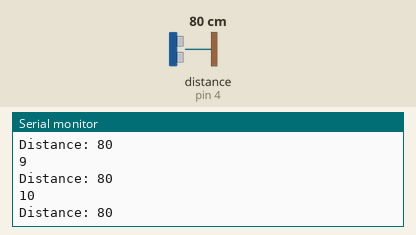
Bench run of a sketch on a simulated Arduino Uno, built with avr-gcc and run on an emulated ATmega328P. Shown: the last lines printed to the serial monitor. Wiring (inferred from the names in the program): ultrasonic range finder: trigger pin 3; echo pin 4. Inputs (shaded band) come from the test bench; at power-on: distance to the obstacle (sensor on pin 4) 80 cm. The echo pulse lasts 58.3 µs per cm; no radio packets arrive unless stated.

Above: at 1.2 s.
1.3 s: distance to the obstacle (sensor on pin 4) set to 18 cm
At 1.3 s:
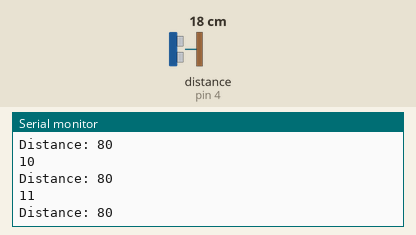
4.3 s: distance to the obstacle (sensor on pin 4) set to 2 cm
At 5.4 s:
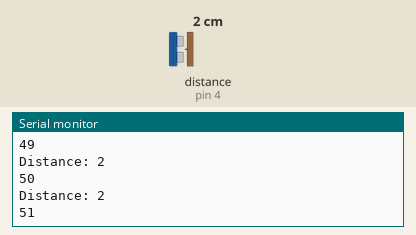
5.8 s: distance to the obstacle (sensor on pin 4) set to 60 cm
At 5.84 s:
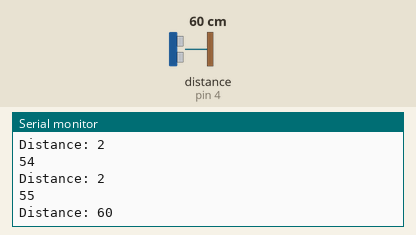
8.8 s: distance to the obstacle (sensor on pin 4) set to 299 cm
At 8.92 s:
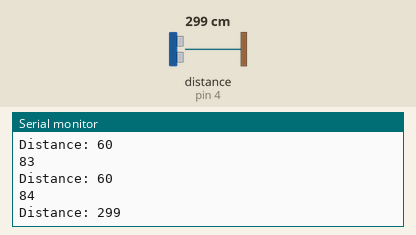
Timing chart, 0 to 11.8 s (numbered marks = the images above; inputs shaded):
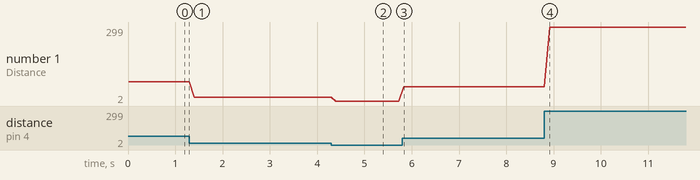

The sketch:

Transmit_UNO3.ino
```cpp
/*

BikeCarrierParkingSensor project

*** Transmittor ***

Unit on the Bike carrier
- radio
- rain resistant Ultrasonic Sensor

* Library: TMRh20/RF24, https://github.com/tmrh20/RF24/
*/

// Radio initialisation
#include <SPI.h>
#include <nRF24L01.h>
#include <RF24.h>

RF24 radio(7, 8); // CE, CSN

const byte address[6] = "00001";

// Data structure for data transfer
struct DataPackage {
  int dist1 = 0;
  int dist2 = 0;
  int dist3 = 0;
  int dist4 = 0;
};

DataPackage data;

// Ultrasnic sensor intialisation
const int trigPin = 3;
const int echoPin = 4;

float duration, distance;

int tel = 0;
int distcm = 0;

void setup() {
  pinMode(trigPin,OUTPUT);
  pinMode(echoPin,INPUT);


  Serial.begin(9600);

  radio.begin();

  radio.openWritingPipe(address);
  radio.setPALevel(RF24_PA_MIN);
  radio.stopListening();

}

void loop() {
  digitalWrite(trigPin, LOW);
  delayMicroseconds(2);
  digitalWrite(trigPin, HIGH);
  delayMicroseconds(10);
  digitalWrite(trigPin, LOW);

  duration = pulseIn(echoPin, HIGH);
  distance = (duration*.0343)/2;
  distcm = round(distance);
  data.dist1 = distcm;
  data.dist2 = distcm;
  data.dist3 = distcm;
  data.dist4 = distcm;

  Serial.print("Distance: ");
  Serial.println(distcm);

  //const char text[30] = "Hello World " ;
  //char buffer[5];
  //itoa(tel, buffer,10);
  //strcat(text, buffer);
  //radio.write(&text, sizeof(text));
  radio.write(&data,sizeof(data));
  Serial.println(tel);
  tel = tel + 1;
  delay(100);
}
```

Measured:
- after the input at 4.3 s, the serial monitor: prints a new line after 0.10 s (image 2)
- after the input at 5.8 s, the serial monitor: prints a new line at once (image 3)
- plotted number 1: 18 → 2 after the input at 4.3 s
